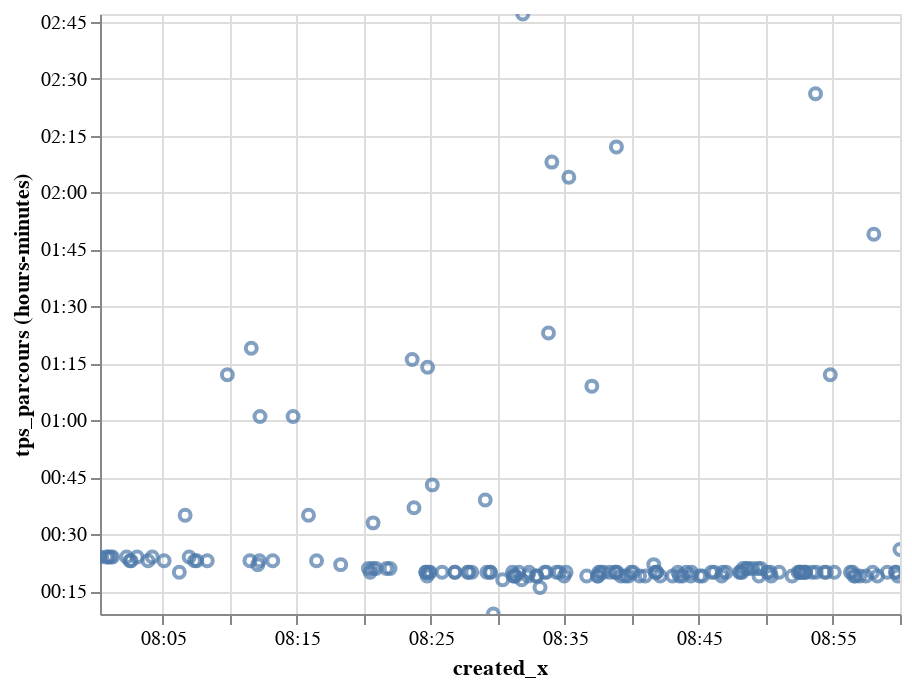

Write notebook code for a chart like this one.
### Code cell
g_pl_ok

### Figure 1 — Vega-Lite specification as saved in the notebook (floating-point values rounded to 4 significant figures; data arrays with more than 128 entries replaced by an {"elided": "..."} marker saying what was removed)
{"$schema": "https://vega.github.io/schema/vega-lite/v2.6.0.json", "config": {"view": {"height": 300, "width": 400}}, "data": {"name": "data-6415cc11200a06598baa2546a1a42d03"}, "datasets": {"data-6415cc11200a06598baa2546a1a42d03": {"elided": "159 records"}}, "encoding": {"tooltip": [{"field": "tps_parcours", "timeUnit": "hoursminutes", "type": "temporal"}], "x": {"field": "created_x", "type": "temporal"}, "y": {"field": "tps_parcours", "timeUnit": "hoursminutes", "type": "temporal"}}, "mark": "point", "selection": {"selector017": {"bind": "scales", "encodings": ["x", "y"], "mark": {"fill": "#333", "fillOpacity": 0.125, "stroke": "white"}, "on": "[mousedown, window:mouseup] > window:mousemove!", "resolve": "global", "translate": "[mousedown, window:mouseup] > window:mousemove!", "type": "interval", "zoom": "wheel!"}}}
